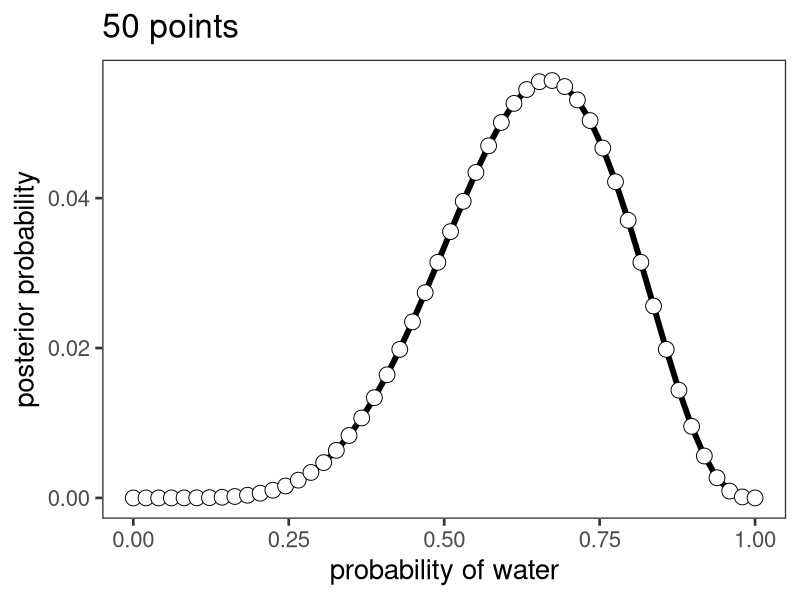
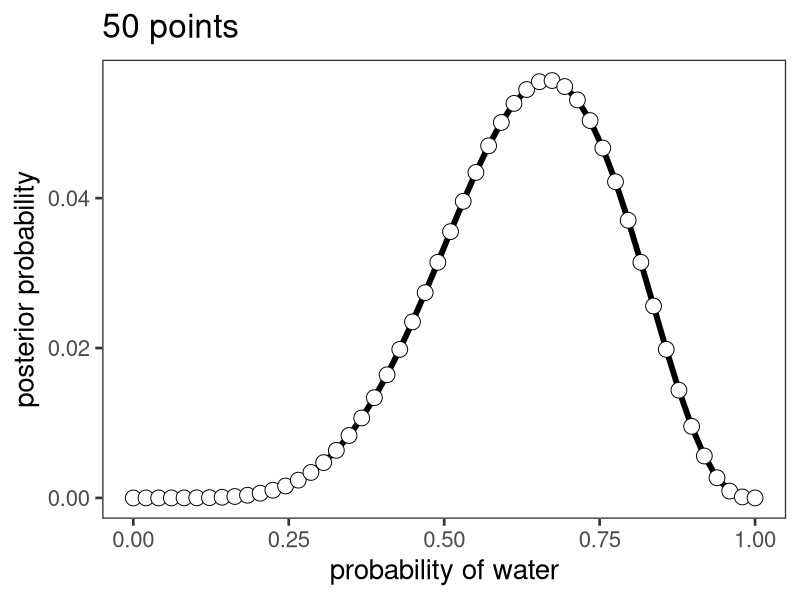

Source code (R) for these figures, in order:
# =============================================================================
#### Info #### 
# =============================================================================
# binomial globe example
#
# Lei Zhang 
# lei.zhang@univie.ac.at
#
# Adapted from McElreath, 2016

# =============================================================================
#### Grid Approximation #### 
# =============================================================================
# inits
p_start <- 0
p_end   <- 1
n_grid  <- 50 # 100
w <- 6
N <- 9

# define grid
p_grid <- seq( from = p_start , to = p_end , length.out = n_grid )

# define prior
prior <- rep(1 , n_grid)

# compute likelihood at each value in grid
likelihood <- dbinom(w , size = N , prob = p_grid )

# compute product of likelihood and prior
unstd.posterior <- likelihood * prior

# standardize the posterior, so it sums to 1
posterior <- unstd.posterior / sum(unstd.posterior)

# =============================================================================
#### Plot #### 
# =============================================================================
library(ggplot2)

myconfig <- theme_bw(base_size = 20) +
    theme(panel.grid.major = element_blank(),
          panel.grid.minor = element_blank(),
          panel.background = element_blank() )

df <- data.frame(p_grid=p_grid, posterior=posterior)

g <- ggplot(df, aes(p_grid, posterior))
g <- g + geom_line(size = 2) + geom_point(size = 5, shape = 21, fill='white')
g <- g + myconfig + labs(x = 'probability of water', 
                         y = 'posterior probability', title = paste0(as.character(n_grid),' points'))
print(g)

ggsave(plot = g, "_plots/binomial_grid.png", width = 6, height = 4, type = "cairo-png", units = "in")
